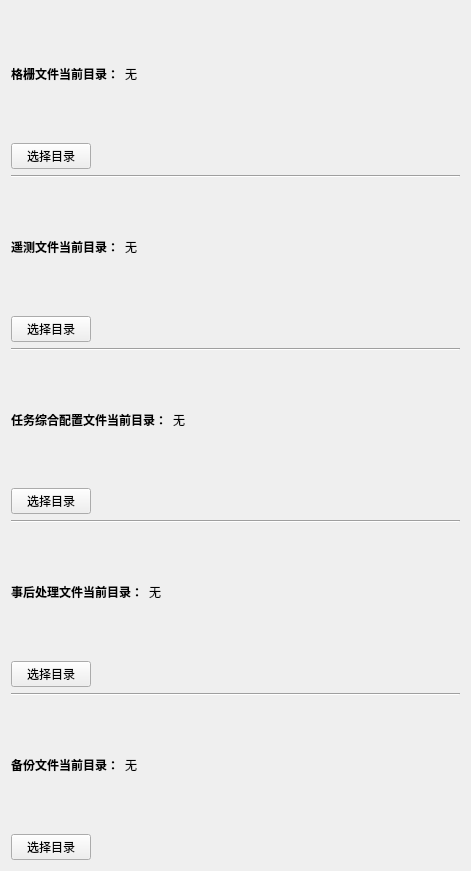
<?xml version="1.0" encoding="UTF-8"?>
<ui version="4.0">
 <class>DirectorySelect</class>
 <widget class="QWidget" name="DirectorySelect">
  <property name="geometry">
   <rect>
    <x>0</x>
    <y>0</y>
    <width>471</width>
    <height>871</height>
   </rect>
  </property>
  <property name="windowTitle">
   <string>Form</string>
  </property>
  <layout class="QVBoxLayout" name="verticalLayout">
   <item>
    <layout class="QHBoxLayout" name="horizontalLayout_3">
     <item>
      <widget class="QLabel" name="label_3">
       <property name="font">
        <font>
         <weight>75</weight>
         <bold>true</bold>
        </font>
       </property>
       <property name="text">
        <string>格栅文件当前目录：</string>
       </property>
      </widget>
     </item>
     <item>
      <widget class="QLabel" name="label_4">
       <property name="text">
        <string>无</string>
       </property>
      </widget>
     </item>
     <item>
      <spacer name="horizontalSpacer_3">
       <property name="orientation">
        <enum>Qt::Horizontal</enum>
       </property>
       <property name="sizeHint" stdset="0">
        <size>
         <width>40</width>
         <height>20</height>
        </size>
       </property>
      </spacer>
     </item>
    </layout>
   </item>
   <item>
    <layout class="QHBoxLayout" name="horizontalLayout_4">
     <item>
      <widget class="QPushButton" name="pushButton_2">
       <property name="text">
        <string>选择目录</string>
       </property>
      </widget>
     </item>
     <item>
      <spacer name="horizontalSpacer_4">
       <property name="orientation">
        <enum>Qt::Horizontal</enum>
       </property>
       <property name="sizeHint" stdset="0">
        <size>
         <width>40</width>
         <height>20</height>
        </size>
       </property>
      </spacer>
     </item>
    </layout>
   </item>
   <item>
    <widget class="Line" name="line_4">
     <property name="orientation">
      <enum>Qt::Horizontal</enum>
     </property>
    </widget>
   </item>
   <item>
    <layout class="QHBoxLayout" name="horizontalLayout_7">
     <item>
      <widget class="QLabel" name="label_7">
       <property name="font">
        <font>
         <weight>75</weight>
         <bold>true</bold>
        </font>
       </property>
       <property name="text">
        <string>遥测文件当前目录：</string>
       </property>
      </widget>
     </item>
     <item>
      <widget class="QLabel" name="label_8">
       <property name="text">
        <string>无</string>
       </property>
      </widget>
     </item>
     <item>
      <spacer name="horizontalSpacer_7">
       <property name="orientation">
        <enum>Qt::Horizontal</enum>
       </property>
       <property name="sizeHint" stdset="0">
        <size>
         <width>40</width>
         <height>20</height>
        </size>
       </property>
      </spacer>
     </item>
    </layout>
   </item>
   <item>
    <layout class="QHBoxLayout" name="horizontalLayout_8">
     <item>
      <widget class="QPushButton" name="pushButton_4">
       <property name="text">
        <string>选择目录</string>
       </property>
      </widget>
     </item>
     <item>
      <spacer name="horizontalSpacer_8">
       <property name="orientation">
        <enum>Qt::Horizontal</enum>
       </property>
       <property name="sizeHint" stdset="0">
        <size>
         <width>40</width>
         <height>20</height>
        </size>
       </property>
      </spacer>
     </item>
    </layout>
   </item>
   <item>
    <widget class="Line" name="line_3">
     <property name="orientation">
      <enum>Qt::Horizontal</enum>
     </property>
    </widget>
   </item>
   <item>
    <layout class="QHBoxLayout" name="horizontalLayout_9">
     <item>
      <widget class="QLabel" name="label_9">
       <property name="font">
        <font>
         <weight>75</weight>
         <bold>true</bold>
        </font>
       </property>
       <property name="text">
        <string>任务综合配置文件当前目录：</string>
       </property>
      </widget>
     </item>
     <item>
      <widget class="QLabel" name="label_10">
       <property name="text">
        <string>无</string>
       </property>
      </widget>
     </item>
     <item>
      <spacer name="horizontalSpacer_9">
       <property name="orientation">
        <enum>Qt::Horizontal</enum>
       </property>
       <property name="sizeHint" stdset="0">
        <size>
         <width>40</width>
         <height>20</height>
        </size>
       </property>
      </spacer>
     </item>
    </layout>
   </item>
   <item>
    <layout class="QHBoxLayout" name="horizontalLayout_10">
     <item>
      <widget class="QPushButton" name="pushButton_5">
       <property name="text">
        <string>选择目录</string>
       </property>
      </widget>
     </item>
     <item>
      <spacer name="horizontalSpacer_10">
       <property name="orientation">
        <enum>Qt::Horizontal</enum>
       </property>
       <property name="sizeHint" stdset="0">
        <size>
         <width>40</width>
         <height>20</height>
        </size>
       </property>
      </spacer>
     </item>
    </layout>
   </item>
   <item>
    <widget class="Line" name="line_6">
     <property name="orientation">
      <enum>Qt::Horizontal</enum>
     </property>
    </widget>
   </item>
   <item>
    <layout class="QHBoxLayout" name="horizontalLayout_14">
     <item>
      <widget class="QLabel" name="label_13">
       <property name="font">
        <font>
         <weight>75</weight>
         <bold>true</bold>
        </font>
       </property>
       <property name="text">
        <string>事后处理文件当前目录：</string>
       </property>
      </widget>
     </item>
     <item>
      <widget class="QLabel" name="label_14">
       <property name="text">
        <string>无</string>
       </property>
      </widget>
     </item>
     <item>
      <spacer name="horizontalSpacer_14">
       <property name="orientation">
        <enum>Qt::Horizontal</enum>
       </property>
       <property name="sizeHint" stdset="0">
        <size>
         <width>40</width>
         <height>20</height>
        </size>
       </property>
      </spacer>
     </item>
    </layout>
   </item>
   <item>
    <layout class="QHBoxLayout" name="horizontalLayout_13">
     <item>
      <widget class="QPushButton" name="pushButton_7">
       <property name="text">
        <string>选择目录</string>
       </property>
      </widget>
     </item>
     <item>
      <spacer name="horizontalSpacer_13">
       <property name="orientation">
        <enum>Qt::Horizontal</enum>
       </property>
       <property name="sizeHint" stdset="0">
        <size>
         <width>40</width>
         <height>20</height>
        </size>
       </property>
      </spacer>
     </item>
    </layout>
   </item>
   <item>
    <widget class="Line" name="line_5">
     <property name="orientation">
      <enum>Qt::Horizontal</enum>
     </property>
    </widget>
   </item>
   <item>
    <layout class="QHBoxLayout" name="horizontalLayout_15">
     <item>
      <widget class="QLabel" name="label_15">
       <property name="font">
        <font>
         <weight>75</weight>
         <bold>true</bold>
        </font>
       </property>
       <property name="text">
        <string>备份文件当前目录：</string>
       </property>
      </widget>
     </item>
     <item>
      <widget class="QLabel" name="label_16">
       <property name="text">
        <string>无</string>
       </property>
      </widget>
     </item>
     <item>
      <spacer name="horizontalSpacer_15">
       <property name="orientation">
        <enum>Qt::Horizontal</enum>
       </property>
       <property name="sizeHint" stdset="0">
        <size>
         <width>40</width>
         <height>20</height>
        </size>
       </property>
      </spacer>
     </item>
    </layout>
   </item>
   <item>
    <layout class="QHBoxLayout" name="horizontalLayout_16">
     <item>
      <widget class="QPushButton" name="pushButton_8">
       <property name="text">
        <string>选择目录</string>
       </property>
      </widget>
     </item>
     <item>
      <spacer name="horizontalSpacer_16">
       <property name="orientation">
        <enum>Qt::Horizontal</enum>
       </property>
       <property name="sizeHint" stdset="0">
        <size>
         <width>40</width>
         <height>20</height>
        </size>
       </property>
      </spacer>
     </item>
    </layout>
   </item>
  </layout>
 </widget>
 <resources/>
 <connections/>
</ui>
